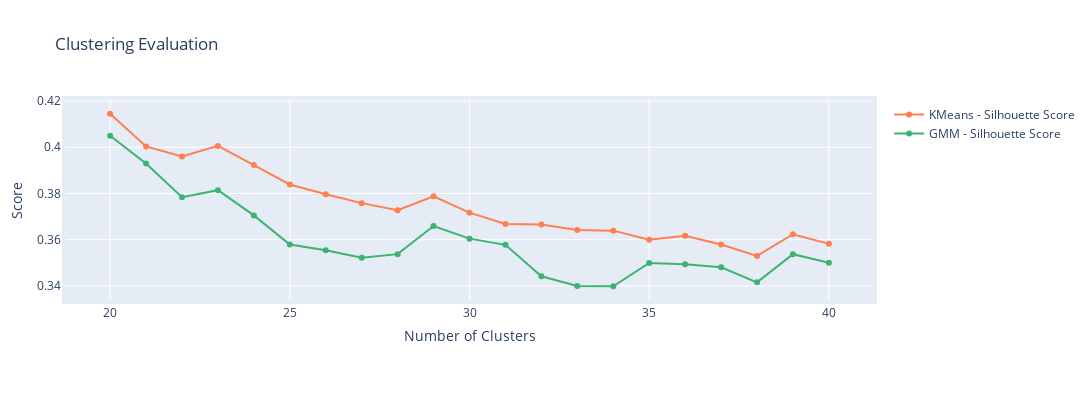

Notebook source saved alongside this figure:
### Code cell
# Plotting the silhouette scores for each cluster count
n_clusters_range = list(n_clusters_range)

fig = go.Figure()

fig.add_trace(go.Scatter(
    x=n_clusters_range,
    y=silhouette_scores_kmeans,
    mode='lines+markers',
    name='KMeans - Silhouette Score',
    line=dict(color='coral'),
))

fig.add_trace(go.Scatter(
    x=n_clusters_range,
    y=silhouette_scores_gmm,
    mode='lines+markers',
    name='GMM - Silhouette Score',
    line=dict(color='mediumseagreen'),
))

fig.update_layout(
    title='Clustering Evaluation',
    xaxis_title='Number of Clusters',
    yaxis_title='Score',
    autosize=False,
    width=1200,
    height=400,
    margin=dict(l=50, r=50, b=100, t=100, pad=4),
)

fig.show()

### Figure 1 — Plotly figure (JSON) as saved in the notebook; plotly's stock layout.template omitted (floating-point values rounded to 4 significant figures)
{"data": [{"line": {"color": "coral"}, "mode": "lines+markers", "name": "KMeans - Silhouette Score", "type": "scatter", "x": [20, 21, 22, 23, 24, 25, 26, 27, 28, 29, 30, 31, 32, 33, 34, 35, 36, 37, 38, 39, 40], "y": [0.4145, 0.4004, 0.396, 0.4006, 0.3923, 0.3839, 0.3797, 0.3758, 0.3728, 0.3788, 0.3717, 0.3668, 0.3665, 0.3642, 0.3639, 0.36, 0.3617, 0.3579, 0.3529, 0.3623, 0.3582]}, {"line": {"color": "mediumseagreen"}, "mode": "lines+markers", "name": "GMM - Silhouette Score", "type": "scatter", "x": [20, 21, 22, 23, 24, 25, 26, 27, 28, 29, 30, 31, 32, 33, 34, 35, 36, 37, 38, 39, 40], "y": [0.405, 0.393, 0.3784, 0.3814, 0.3705, 0.3579, 0.3554, 0.3522, 0.3537, 0.3659, 0.3604, 0.3578, 0.3442, 0.3399, 0.3398, 0.3499, 0.3493, 0.348, 0.3415, 0.3537, 0.35]}], "layout": {"autosize": false, "height": 400, "margin": {"b": 100, "l": 50, "pad": 4, "r": 50, "t": 100}, "title": {"text": "Clustering Evaluation"}, "width": 1200, "xaxis": {"title": {"text": "Number of Clusters"}}, "yaxis": {"title": {"text": "Score"}}}}
